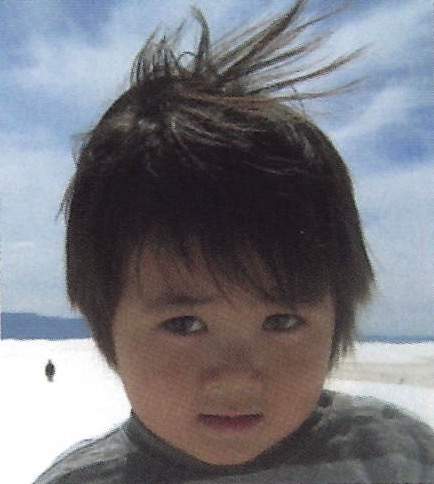
//> input picture lesson9/practice/input.jpg, 434 x 484 px
$ ./main   (built with g++ and OpenCV 4)
//> lines starting //> are read from the running program, lines starting //| are printed output that depends on the picture
// g++ practice.cpp -std=c++11 `pkg-config --cflags --libs opencv4`
// g++ practice.cpp `pkg-config --cflags --libs opencv`
#include <iostream>           //入出力関連ヘッダ
#include <opencv2/opencv.hpp> //OpenCV関連ヘッダ

int main(int argc, const char *argv[])
{
    // 画像ファイルの読み込み
    cv::Mat sourceImage = cv::imread("input.jpg");
//> sourceImage is the input picture: 484 rows x 434 cols, CV_8UC3; mean B, G, R 128.5, 121.7, 120.9
    cv::cvtColor(sourceImage, sourceImage, cv::COLOR_BGR2GRAY);
//> sourceImage: 484 rows x 434 cols, CV_8UC1

    // 画像ファイルが読み込めなかった場合
    if (sourceImage.empty())
    {
        printf("File not found\n");
        exit(0);
    }

    // 画像格納用インスタンスの生成
    cv::Mat captureImage, grayImage, resultImage;
    cv::Mat FilterBank[8];
    cv::Mat FilterImage[8];
    cv::Mat resultImage1, resultImage2, resultImage3, resultImage4, resultImage5, resultImage6;

    // ウィンドウの生成と移動
    cv::namedWindow("gabor0");
    cv::moveWindow("gabor0", 0, 0);
    cv::namedWindow("gabor90");
    cv::moveWindow("gabor90", 50, 0);
    cv::namedWindow("filterd0");
    cv::moveWindow("filterd0", sourceImage.cols, 0);
    cv::namedWindow("filterd90");
    cv::moveWindow("filterd90", sourceImage.cols * 2, 0);
    cv::namedWindow("input");
    cv::moveWindow("input", 0, 0);
    cv::namedWindow("output");
    cv::moveWindow("output", sourceImage.cols, 0);

    // フィルタの生成
    // cv::getGaborKernel(フィルタのサイズ,標準偏差,法線の向き,正弦波因子の波長,空間アスペクト比,位相オフセット,フィルタの種類)

    for (int i = 0; i < 8; i++)
    {
        FilterBank[i] = cv::getGaborKernel(cv::Size(50, 50), 5.0, i * 3.14 / 8, 10.0, 0.5, 0);
    }

    // フィルタの表示
    cv::imshow("gabor0", FilterBank[0]);
    cv::imshow("gabor90", FilterBank[4]);

    // フィルタをかける
    for (int i = 0; i < 8; i++)
    {
        cv::filter2D(sourceImage, FilterImage[i], sourceImage.depth(), FilterBank[i]);
    }

    // フィルタ後の画像の表示
    cv::imshow("input", sourceImage);
    cv::imshow("filterd0", FilterImage[0]);
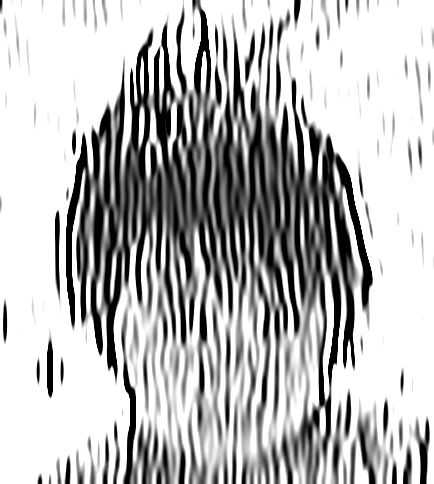
//> window 'filterd0': 484 rows x 434 cols, CV_8UC1; min 0, max 255, mean 184.3
    cv::imshow("filterd90", FilterImage[4]);
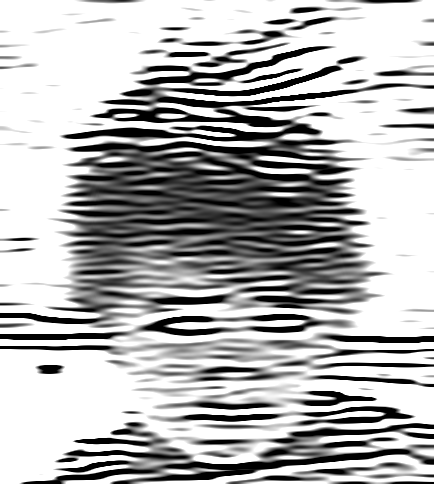
//> window 'filterd90': 484 rows x 434 cols, CV_8UC1; min 0, max 255, mean 178.8

    // フィルタ後の画像の合成
    cv::addWeighted(FilterImage[0], 0.5, FilterImage[1], 0.5, 0, resultImage1);
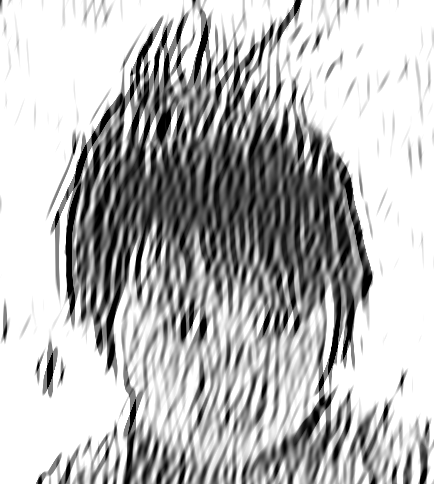
//> resultImage1: 484 rows x 434 cols, CV_8UC1; min 0, max 255, mean 184.6
    cv::addWeighted(FilterImage[2], 0.5, FilterImage[3], 0.5, 0, resultImage2);
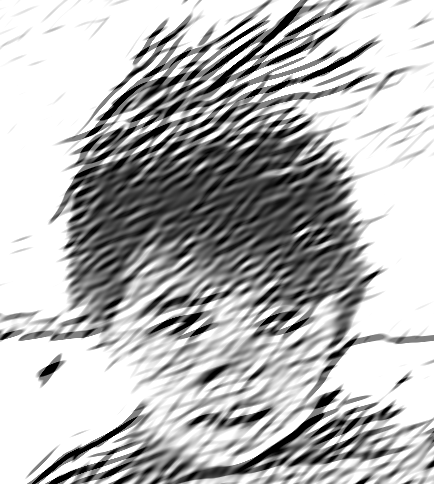
//> resultImage2: 484 rows x 434 cols, CV_8UC1; min 0, max 255, mean 181.8
    cv::addWeighted(FilterImage[4], 0.5, FilterImage[5], 0.5, 0, resultImage3);
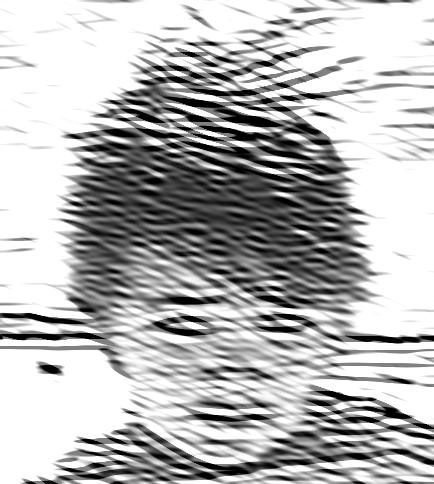
//> resultImage3: 484 rows x 434 cols, CV_8UC1; min 0, max 255, mean 181.5
    cv::addWeighted(FilterImage[6], 0.5, FilterImage[7], 0.5, 0, resultImage4);
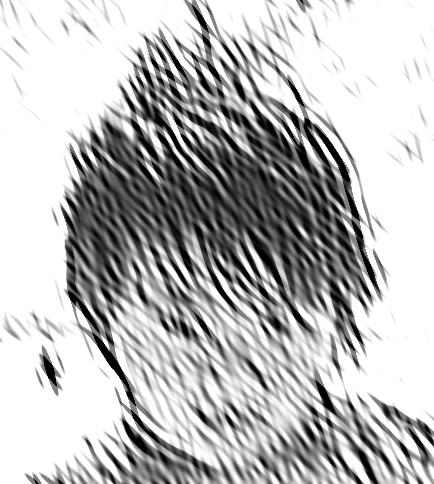
//> resultImage4: 484 rows x 434 cols, CV_8UC1; min 0, max 255, mean 186
    cv::addWeighted(resultImage1, 0.5, resultImage2, 0.5, 0, resultImage5);
    cv::addWeighted(resultImage3, 0.5, resultImage4, 0.5, 0, resultImage6);
    cv::addWeighted(resultImage5, 0.5, resultImage6, 0.5, 0, resultImage);
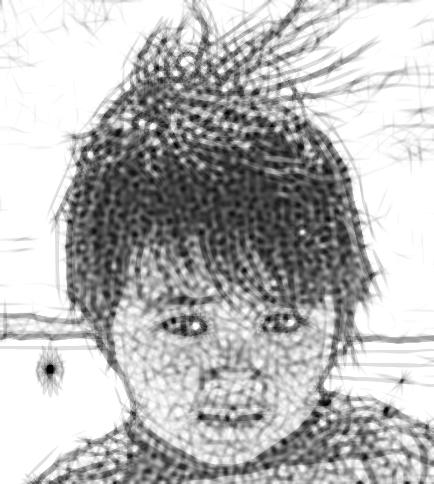
//> resultImage: 484 rows x 434 cols, CV_8UC1; min 0, max 255, mean 183.5

    // 表示
    cv::imshow("input", sourceImage);
    cv::imshow("output", resultImage);
    cv::waitKey(0);
    return 0;
}
